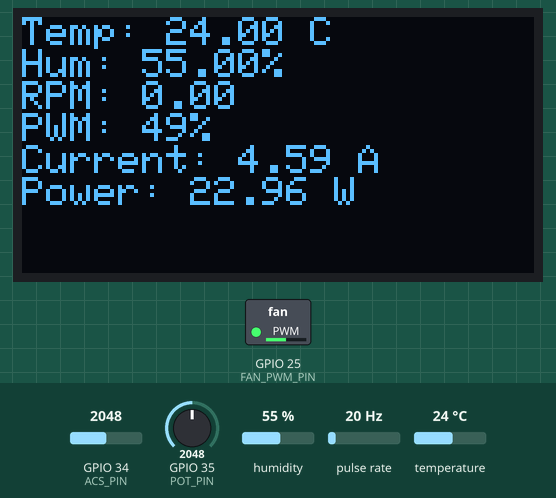
Simulated run of this sketch. Board: ESP32. Shown: 128×64 one-colour display, switched loads named in the sketch (green lamp = pin HIGH). Wiring (inferred from the names in the program): pulse sensor: data GPIO 27. Inputs (shaded band) come from the test bench; at power-on: GPIO 35 (POT_PIN) = 2048, pulse rate 20 Hz, temperature 24 °C, GPIO 34 (ACS_PIN) = 2048, humidity 55 %. What the sketch prints to the serial monitor is not drawn.

Above: at 0.1 s.
1.3 s: GPIO 35 (POT_PIN) set to 2866
At 2.1 s:
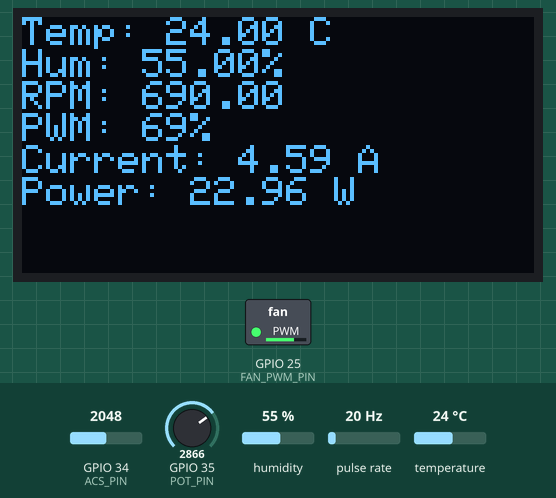
4.9 s: GPIO 35 (POT_PIN) set to 3972
At 6.4 s:
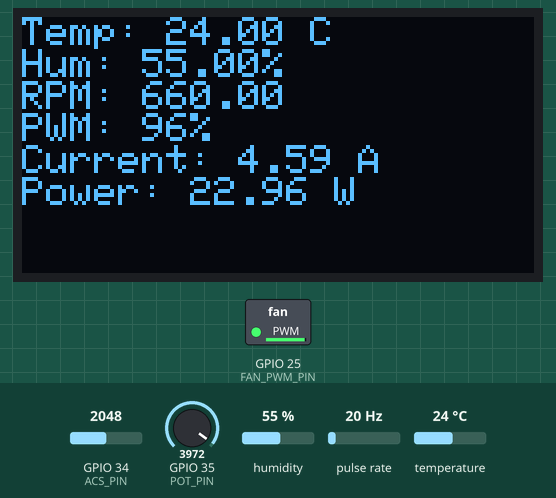
10.4 s: GPIO 35 (POT_PIN) set to 960
At 11.1 s:
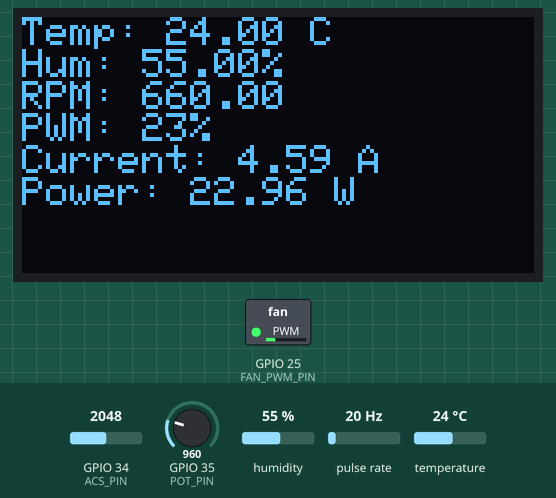
16.0 s: pulse rate (sensor on GPIO 27) set to 4 Hz
At 18.6 s:
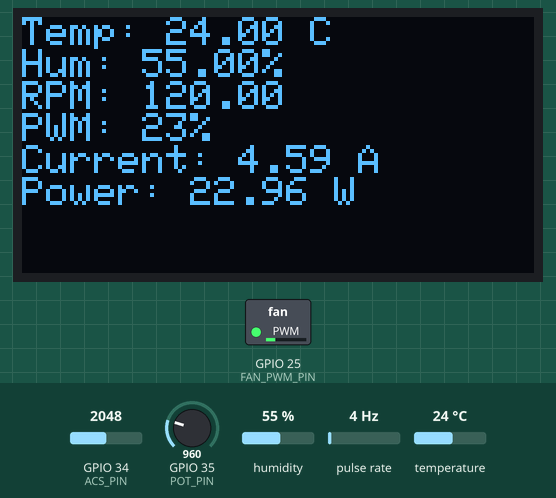
19.3 s: temperature set to 12 °C
At 21.0 s:
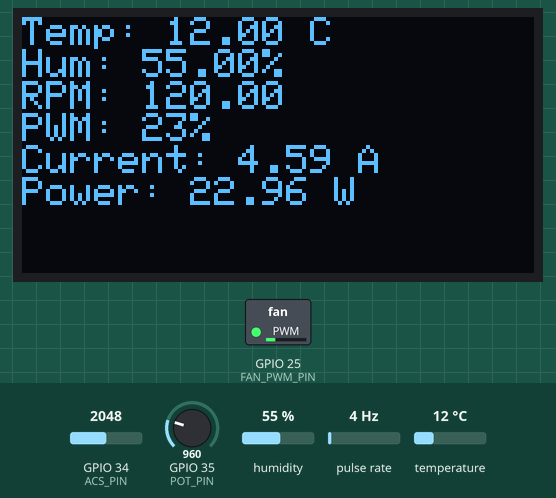
23.7 s: GPIO 34 (ACS_PIN) set to 2866
At 25.3 s:
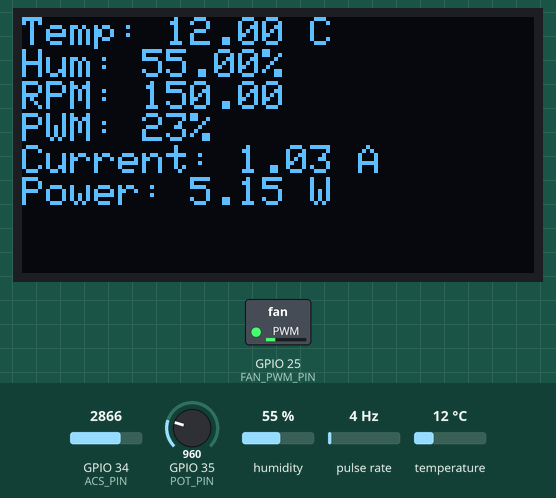
Timing chart, 0 to 26.8 s (numbered marks = the images above; inputs shaded):
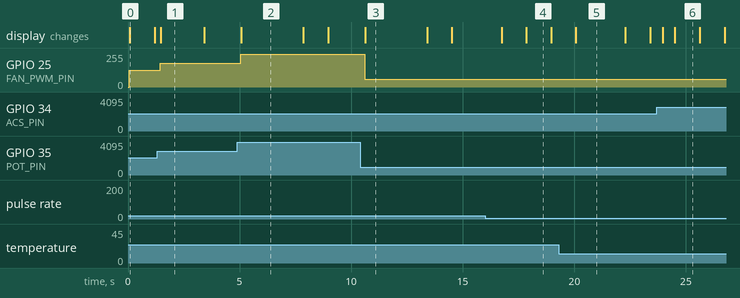

The sketch:

Smart_Fan_V1.0.ino
```cpp
/*
=========================================
        SMART FAN V1.0
=========================================

Components Used:

1. ESP32 DevKit V1
2. 4-Pin PWM Fan (5V)
3. OLED Display (SSD1306)
4. DHT22 Sensor
5. ACS712 Current Sensor
6. Potentiometer

=========================================
*/

#include <Wire.h>
#include <Adafruit_GFX.h>
#include <Adafruit_SSD1306.h>
#include <DHT.h>

// =========================================
// OLED SETTINGS
// =========================================

#define SCREEN_WIDTH 128
#define SCREEN_HEIGHT 64

Adafruit_SSD1306 display(
  SCREEN_WIDTH,
  SCREEN_HEIGHT,
  &Wire,
  -1
);

// =========================================
// DHT22 SETTINGS
// =========================================

#define DHTPIN 4
#define DHTTYPE DHT22

DHT dht(DHTPIN, DHTTYPE);

// =========================================
// PIN DEFINITIONS
// =========================================

#define FAN_PWM_PIN 25
#define FAN_TACH_PIN 27

#define ACS_PIN 34
#define POT_PIN 35

// =========================================
// PWM SETTINGS
// =========================================

const int pwmChannel = 0;
const int pwmFrequency = 25000;
const int pwmResolution = 8;

// =========================================
// RPM VARIABLES
// =========================================

volatile int pulseCount = 0;

float rpm = 0;

unsigned long lastRPMTime = 0;

// =========================================
// INTERRUPT FUNCTION
// =========================================

void IRAM_ATTR countPulse()
{
  pulseCount++;
}

// =========================================
// SETUP
// =========================================

void setup()
{
  Serial.begin(115200);

  Wire.begin(21, 22);

  dht.begin();

  pinMode(FAN_TACH_PIN, INPUT_PULLUP);

  attachInterrupt(
    digitalPinToInterrupt(FAN_TACH_PIN),
    countPulse,
    FALLING
  );

  ledcSetup(
    pwmChannel,
    pwmFrequency,
    pwmResolution
  );

  ledcAttachPin(
    FAN_PWM_PIN,
    pwmChannel
  );

  if (
    !display.begin(
      SSD1306_SWITCHCAPVCC,
      0x3C
    )
  )
  {
    Serial.println("OLED not found");

    while (1);
  }

  display.clearDisplay();
  display.display();

  Serial.println("SMART FAN V1 STARTED");
}

// =========================================
// MAIN LOOP
// =========================================

void loop()
{
  // -----------------------------
  // POTENTIOMETER
  // -----------------------------

  int potValue = analogRead(POT_PIN);

  int pwmValue = map(
    potValue,
    0,
    4095,
    0,
    255
  );

  ledcWrite(
    pwmChannel,
    pwmValue
  );

  // -----------------------------
  // RPM CALCULATION
  // -----------------------------

  if (
    millis() - lastRPMTime >= 1000
  )
  {
    noInterrupts();

    int pulses = pulseCount;

    pulseCount = 0;

    interrupts();

    rpm =
      (pulses / 2.0) * 60.0;

    lastRPMTime = millis();
  }

  // -----------------------------
  // DHT22
  // -----------------------------

  float temperature =
    dht.readTemperature();

  float humidity =
    dht.readHumidity();

  // -----------------------------
  // ACS712
  // -----------------------------

  int raw =
    analogRead(ACS_PIN);

  float sensorVoltage =
    (raw * 3.3) / 4095.0;

  float current =
    abs(sensorVoltage - 2.5)
    / 0.185;

  float power =
    current * 5.0;

  // -----------------------------
  // OLED DISPLAY
  // -----------------------------

  display.clearDisplay();

  display.setTextSize(1);

  display.setCursor(0, 0);

  display.print("Temp: ");
  display.print(temperature);
  display.println(" C");

  display.print("Hum: ");
  display.print(humidity);
  display.println("%");

  display.print("RPM: ");
  display.println(rpm);

  display.print("PWM: ");

  display.print(
    map(
      pwmValue,
      0,
      255,
      0,
      100
    )
  );

  display.println("%");

  display.print("Current: ");

  display.print(
    current,
    2
  );

  display.println(" A");

  display.print("Power: ");

  display.print(
    power,
    2
  );

  display.println(" W");

  display.display();

  // -----------------------------
  // SERIAL MONITOR
  // -----------------------------

  Serial.print("Temp = ");
  Serial.print(temperature);

  Serial.print(" | RPM = ");
  Serial.print(rpm);

  Serial.print(" | PWM = ");

  Serial.print(
    map(
      pwmValue,
      0,
      255,
      0,
      100
    )
  );

  Serial.print("%");

  Serial.print(" | Current = ");
  Serial.print(current);

  Serial.print("A");

  Serial.print(" | Power = ");
  Serial.print(power);

  Serial.println("W");

  delay(250);
}
```

Measured:
- after the input at 1.3 s, GPIO 25 (FAN_PWM_PIN): 127/255 → 177/255 after 0.15 s; the display: changes after 0.17 s (image 1)
- after the input at 4.9 s, GPIO 25 (FAN_PWM_PIN): 177/255 → 246/255 after 0.16 s; the display: changes after 0.18 s (image 2)
- after the input at 10.4 s, GPIO 25 (FAN_PWM_PIN): 246/255 → 59/255 after 0.20 s; the display: changes after 0.23 s (image 3)
- after the input at 16.0 s, the display: first changes after 0.74 s (image 4 shows a later state)
- after the input at 19.3 s, the display: changes after 0.77 s (image 5)
- after the input at 23.7 s, the display: first changes after 0.25 s (image 6 shows a later state)
- what the display in image 0 shows lasts 1.1 s, from 0.1 s to 1.2 s
